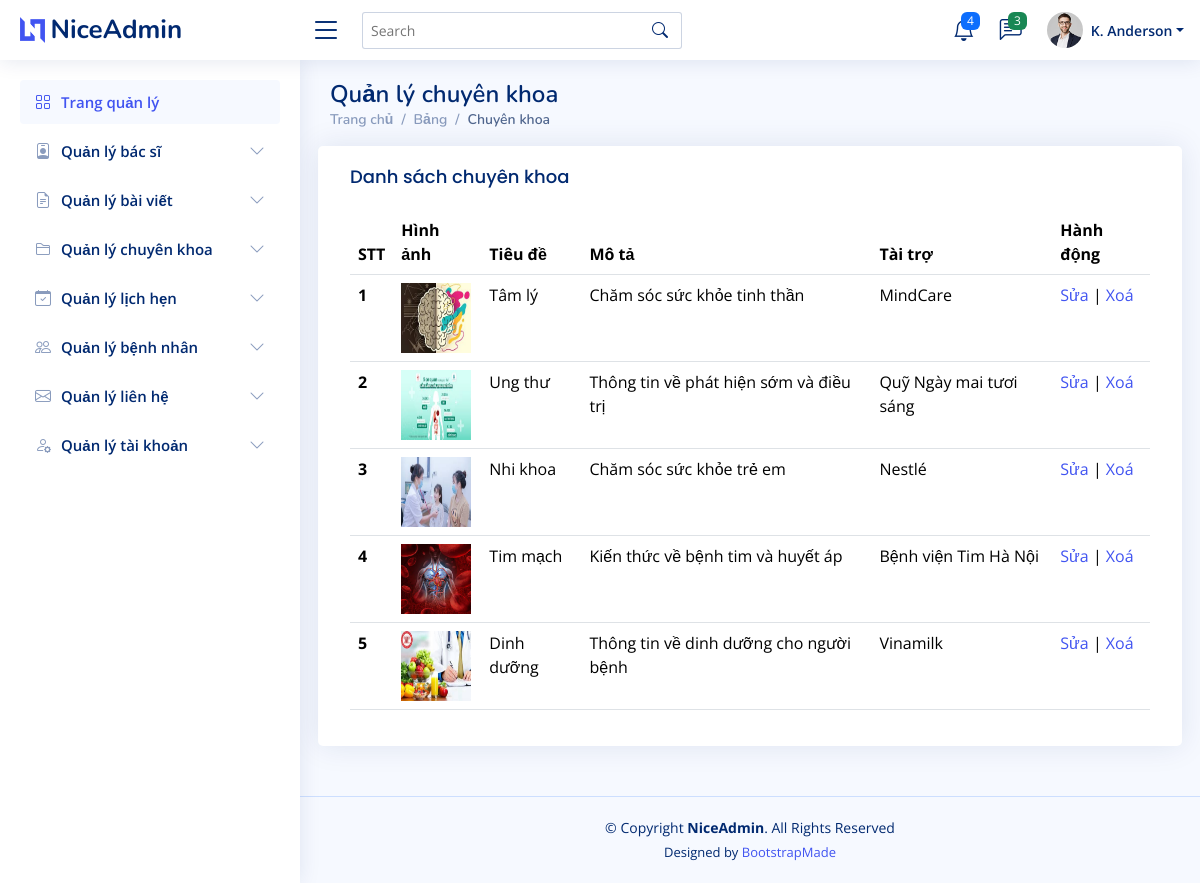
The page /admin/index.php?act=list_chuyenmuc on the database its author committed.
### tables this page shows
CREATE TABLE `category` (
  `category_id` int NOT NULL AUTO_INCREMENT,
  `image` varchar(255) DEFAULT NULL,
  `title` varchar(100) NOT NULL,
  `content` text,
  `sponsor` varchar(100) DEFAULT NULL,
  PRIMARY KEY (`category_id`)
);

### model/ketnoi/chuyenmuc.php (called while the page is built, shortened)
<?php
    function hienthi_chuyenmuc(){
        $conn= connectdb();
        $sql = "SELECT * FROM category
        ORDER BY category_id DESC";
        $stmt = $conn->prepare($sql);
        $stmt->execute();
        $kqchuyenmuc= $stmt->fetchAll();
        return $kqchuyenmuc;
    }
?>

### admin/view/hienthi/chuyenmuc.php (the view, shortened to what this page needs)
<main id="main" class="main">
<div class="pagetitle">
  <h1>Quản lý chuyên khoa</h1>
  <nav>
    <ol class="breadcrumb">
      <li class="breadcrumb-item"><a href="index.php?act=trangchu">Trang chủ</a></li>
      <li class="breadcrumb-item">Bảng</li>
      <li class="breadcrumb-item active">Chuyên khoa</li>
    </ol>
  </nav>
</div>
<section class="section">
  <div class="row">
      <div class="card">
        <div class="card-body">
          <h5 class="card-title">Danh sách chuyên khoa</h5>
          <table class="table datatable">
            <thead>
              <tr>
                <th scope="col">STT</th>
                <th scope="col">Hình ảnh</th>
                <th scope="col">Tiêu đề</th>
                <th scope="col">Mô tả</th>
                <th scope="col">Tài trợ</th>
                <th>Hành động</th>
              </tr>
            </thead>
            <tbody>
              <?php
                if(isset($kqchuyenmuc)&& count($kqchuyenmuc)> 0){
                  $i =1;
                  foreach($kqchuyenmuc as $kq){
                    echo '
                        <tr>
                            <th scope="row">'.$i++.'</th>
                            <td>
                              <img src="../admin/assets/img/'.$kq['image'].'" alt="'.$kq['image'].'" style="width: 70px; height:70px">
                            </td>
                            <td>'.$kq['title'].'</td>
                            <td>'.$kq['content'].'</td>
                            <td>'.$kq['sponsor'].'</td>
                            <td>
                                <a href="index.php?act=sua_chuyenmuc&category_id='.$kq['category_id'].'">Sửa</a> |
                                <a href="index.php?act=xoa_chuyenmuc&category_id='.$kq['category_id'].'" onclick="return confirm(\'Bạn có chắc chắn muốn xóa chuyên khoa này không?\')">Xoá</a>
                            </td>
                        </tr>
              ';
                  }
                }
              ?>
            </tbody>
          </table>
        </div>
    </div>
  </div>
</section>
</main>

### admin/assets/css/style.css (style rules this page uses)
:root { scroll-behavior: smooth; }
body { font-family: "Open Sans", sans-serif; background: #f6f9ff; color: #444444; }
a { color: #4154f1; text-decoration: none; }
h1, h2, h3, h4, h5, h6 { font-family: "Nunito", sans-serif; }
#main { margin-top: 60px; padding: 20px 30px; transition: all 0.3s; }
.pagetitle { margin-bottom: 10px; }
.pagetitle h1 { font-size: 24px; margin-bottom: 0; font-weight: 600; color: #012970; }
.card { margin-bottom: 30px; border: none; border-radius: 5px; box-shadow: 0px 0 30px rgba(1, 41, 112, 0.1); }
.card-title { padding: 20px 0 15px 0; font-size: 18px; font-weight: 500; color: #012970; font-family: "Poppins", sans-serif; }
.card-body { padding: 0 20px 20px 20px; }
.breadcrumb { font-size: 14px; font-family: "Nunito", sans-serif; color: #899bbd; font-weight: 600; }
.breadcrumb a { color: #899bbd; transition: 0.3s; }
.breadcrumb .breadcrumb-item::before { color: #899bbd; }
.breadcrumb .active { color: #51678f; font-weight: 600; }
@media (min-width: 1200px) { #main, #footer { margin-left: 300px; } }

### rows shown on the page
category: image (picture), title "Tâm lý", content "Chăm sóc sức khỏe tinh thần", sponsor "MindCare"
category: image (picture), title "Ung thư", content "Thông tin về phát hiện sớm và điều trị", sponsor "Quỹ Ngày mai tươi sáng"
category: image (picture), title "Nhi khoa", content "Chăm sóc sức khỏe trẻ em", sponsor "Nestlé"
category: image (picture), title "Tim mạch", content "Kiến thức về bệnh tim và huyết áp", sponsor "Bệnh viện Tim Hà Nội"
category: image (picture), title "Dinh dưỡng", content "Thông tin về dinh dưỡng cho người bệnh", sponsor "Vinamilk"
